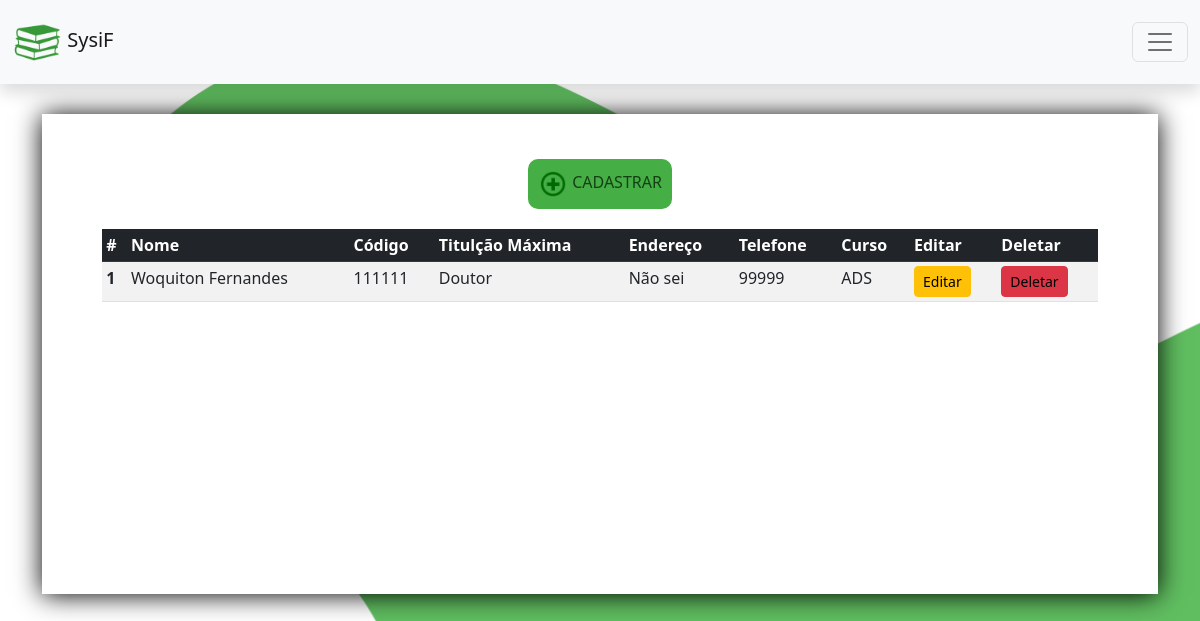
The page /professor/ on the database its author committed.
### professor/models.py (models this page shows, shortened)
class Pessoa(models.Model):
    nome = models.CharField('Nome', max_length=100)
    endereco = models.CharField('Endereço', max_length=250)
    telefone = models.CharField('Telefone', max_length=250)
    class Meta:
        verbose_name = 'Pessoa'
        ordering = ['nome']

class Professor(Pessoa):
    id_curso = models.ForeignKey(Curso, on_delete=models.CASCADE) #Durval - passando a chave estangeira da classe (tabela) curso
    cod_professor = models.CharField('Codigo', max_length=250)
    titulacaoMax = models.CharField('Titulação Máxima', max_length=250)
    class Meta:
        verbose_name = 'Professore'
        ordering = ['nome']

class Pessoa(models.Model):
    nome = models.CharField('Nome', max_length=100)
    endereco = models.CharField('Endereço', max_length=250)
    telefone = models.CharField('Telefone', max_length=250)
    class Meta:
        verbose_name = 'Pessoa'
        ordering = ['nome']

### curso/models.py (models this page shows, shortened)
class Curso(models.Model):
    nome_curso = models.CharField('Nome', max_length=250)
    codigo_curso = models.CharField('Código curso', max_length=100)
    descricao = models.CharField('Descrição', max_length=500)
    def __str__(self):
        return self.nome_curso
    class Meta:
        verbose_name = 'Curso'
        ordering = ['nome_curso']

### professor/views.py (the view)
# urls.py: path('', views.dashboard, name='dashboard'),
def dashboard(request):
     professores_cadastrados = Professor.objects.all()
     context ={
        'professores_cadastrados': professores_cadastrados,
     }
     return render(request, 'professor_dashboard.html', context)

### professor/templates/professor_dashboard.html (shortened to what this page needs)
{% extends 'base.html' %}
{% load static %}
{% load bootstrap %}
{% block content %}
    <div class="info-div">
        <a href="{% url 'professor:cadastrar' %}" class="cadastrar">
            <img src="../../static/img/cadastro_simbolo.png" alt="" width="30px">
            CADASTRAR
        </a>
    </div>
    <table class="table table-striped table-sm">
      <thead class="table-dark">
        <tr>
          <th scope="col">#</th>
          <th scope="col">Nome</th>
          <th scope="col">Código</th>
          <th scope="col">Titulção Máxima</th>
          <th scope="col">Endereço</th>
          <th scope="col">Telefone</th>
          <th scope="col">Curso</th>
          <th scope="col">Editar</th>
          <th scope="col">Deletar</th>
        </tr>
      </thead>
      <tbody>
        {% for item in professores_cadastrados %}
        <tr>
        <th scope="row">{{ forloop.counter }}</th>
          <td>{{item.nome}}</td>
          <td>{{item.cod_professor}}</td>
          <td>{{item.titulacaoMax}}</td>
          <td>{{item.endereco}}</td>
          <td>{{item.telefone}}</td>
          <td>{{item.id_curso}}</td>
          <td><a class="btn btn-sm btn-warning" href="{% url 'professor:editar' item.id %}">Editar</a></td>
          <td><a class="btn btn-sm btn-danger" href="{% url 'professor:deletar' item.id %}" onclick="return confirm('Deseja deletar esse professor?')">Deletar</a></td>
        {% endfor %}
        </tr>
    </tbody>
    </table>
{% endblock %}

### main/static/css/style.css (style rules this page uses)
body { background: rgb(255, 255, 255) url("../img/background.png") no-repeat left top; background-size: 1800px; }
table { margin-top: 20px; }
.list-group-item a, a:link, a:visited,a:active, a:hover { text-decoration: none; color: black; }
.btn { color: black; }
.info-div { margin: auto; display: flex; }
.info-div a, .info-div a:link, .info-div a:visited, .info-div a:active, .info-div a:hover { text-decoration: none; color: rgb(20, 65, 20); }
.cadastrar { border-radius: 10px; background-color: rgb(69, 175, 69); padding: 10px 10px; margin: auto; text-align: center; }
.cadastrar img { display: inline; }

### rows shown on the page
Professor: nome "Woquiton Fernandes", cod_professor "111111", titulacaoMax "Doutor", endereco "Não sei", telefone "99999", id_curso "ADS"
